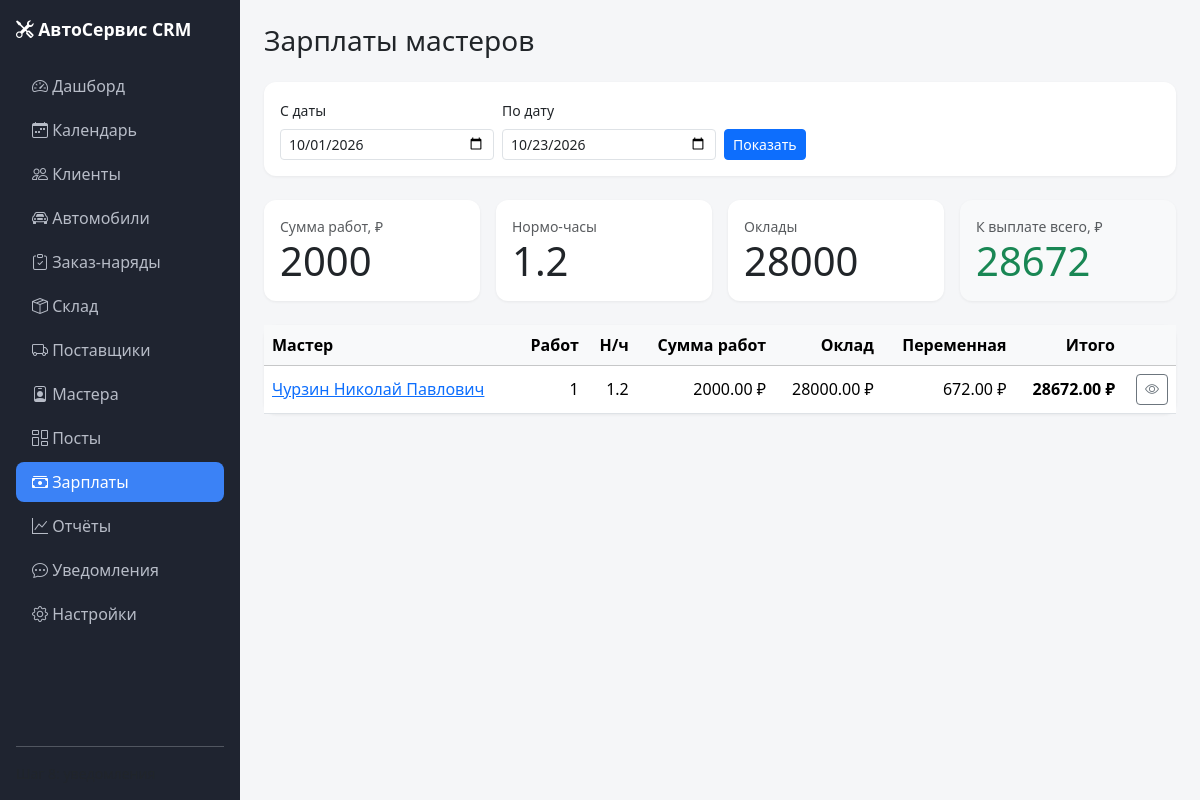
/salary, run on the app's committed database.
### models.py (models this page shows, shortened)
class Master(db.Model):
    __tablename__ = "masters"
    id = db.Column(db.Integer, primary_key=True)
    full_name = db.Column(db.String(200), nullable=False)
    specialization = db.Column(db.String(120))
    phone = db.Column(db.String(30))
    email = db.Column(db.String(120))
    hourly_rate = db.Column(db.Float, default=0)
    percent = db.Column(db.Float, default=0)
    salary_base = db.Column(db.Float, default=0)
    is_active = db.Column(db.Boolean, default=True)
    comment = db.Column(db.Text)
    created_at = db.Column(db.DateTime, default=lambda: datetime.now(timezone.utc))

### app.py (the view)
@app.route("/salary")
def salary_report():
    date_from, date_to = _read_period(request.args)
    masters = Master.query.order_by(Master.full_name).all()
    rows = []
    for m in masters:
        works = _works_for_master_period(m.id, date_from, date_to)
        totals = _calc_salary(m, works)
        rows.append({"master": m, **totals})
    grand = {
        "works_sum": sum(r["works_sum"] for r in rows),
        "hours_sum": sum(r["hours_sum"] for r in rows),
        "variable": sum(r["variable"] for r in rows),
        "base": sum(r["base"] for r in rows),
        "total": sum(r["total"] for r in rows),
    }
    return render_template("salary_report.html", rows=rows, grand=grand,
                           date_from=date_from.isoformat(), date_to=date_to.isoformat())

### app.py (called while the page is built)
@app.context_processor
def inject_globals():
    return {
        "ORDER_STATUSES": ORDER_STATUSES,
        "MOVEMENT_TYPES": MOVEMENT_TYPES,
        "MOVEMENT_COLORS": MOVEMENT_COLORS,
        "APPOINTMENT_STATUSES": APPOINTMENT_STATUSES,
        "APPOINTMENT_COLORS": APPOINTMENT_COLORS,
        "STATUS_COLORS": {
            "new": "secondary",
            "in_progress": "primary",
            "waiting_parts": "warning",
            "done": "info",
            "closed": "success",
            "canceled": "danger",
        },
    }

def _read_period(args):
    today = date.today()
    default_from = today.replace(day=1)
    default_to = today
    date_from = _parse_date(args.get("from")) or default_from
    date_to = _parse_date(args.get("to")) or default_to
    if date_from > date_to: date_from, date_to = date_to, date_from
    return date_from, date_to

def _parse_date(value):
    if not value: return None
    try: return datetime.strptime(value.strip(), "%Y-%m-%d").date()
    except ValueError: return None

def _works_for_master_period(master_id, date_from, date_to):
    start = datetime.combine(date_from, datetime.min.time())
    end = datetime.combine(date_to, datetime.max.time())
    return (OrderWork.query.join(Order, OrderWork.order_id == Order.id)
        .filter(OrderWork.master_id == master_id)
        .filter(Order.created_at >= start)
        .filter(Order.created_at <= end)
        .order_by(OrderWork.id.desc()).all())

def _calc_salary(master, works):
    works_sum = sum((w.price or 0) for w in works)
    hours_sum = sum((w.hours or 0) for w in works)
    bonus_percent = works_sum * (master.percent or 0) / 100.0
    hourly_part = hours_sum * (master.hourly_rate or 0)
    variable = max(bonus_percent, hourly_part)
    base = master.salary_base or 0
    return {"works_count": len(works), "works_sum": works_sum, "hours_sum": hours_sum,
            "bonus_percent": bonus_percent, "hourly_part": hourly_part,
            "variable": variable, "base": base, "total": base + variable}

### templates/salary_report.html (shortened to what this page needs)
{% extends "base.html" %}
{% block content %}
<h1 class="h3 mb-4">Зарплаты мастеров</h1>
<form method="get" class="card stat-card mb-4">
    <div class="card-body row g-2 align-items-end">
        <div class="col-md-3">
            <label class="form-label small">С даты</label>
            <input type="date" name="from" value="{{ date_from }}" class="form-control form-control-sm">
        </div>
        <div class="col-md-3">
            <label class="form-label small">По дату</label>
            <input type="date" name="to" value="{{ date_to }}" class="form-control form-control-sm">
        </div>
        <div class="col-md-3">
            <button class="btn btn-sm btn-primary">Показать</button>
        </div>
    </div>
</form>
<div class="row g-3 mb-4">
    <div class="col-md-3">
        <div class="card stat-card h-100"><div class="card-body">
            <div class="text-muted small">Сумма работ, ₽</div>
            <div class="display-6">{{ "%.0f"|format(grand.works_sum) }}</div>
        </div></div>
    </div>
    <div class="col-md-3">
        <div class="card stat-card h-100"><div class="card-body">
            <div class="text-muted small">Нормо-часы</div>
            <div class="display-6">{{ "%.1f"|format(grand.hours_sum) }}</div>
        </div></div>
    </div>
    <div class="col-md-3">
        <div class="card stat-card h-100"><div class="card-body">
            <div class="text-muted small">Оклады</div>
            <div class="display-6">{{ "%.0f"|format(grand.base) }}</div>
        </div></div>
    </div>
    <div class="col-md-3">
        <div class="card stat-card h-100 bg-light"><div class="card-body">
            <div class="text-muted small">К выплате всего, ₽</div>
            <div class="display-6 text-success">{{ "%.0f"|format(grand.total) }}</div>
        </div></div>
    </div>
</div>
<div class="card stat-card">
    <div class="table-responsive">
        <table class="table table-hover mb-0 align-middle">
            <thead class="table-light">
            <tr>
                <th>Мастер</th>
                <th class="text-end">Работ</th>
                <th class="text-end">Н/ч</th>
                <th class="text-end">Сумма работ</th>
                <th class="text-end">Оклад</th>
                <th class="text-end">Переменная</th>
                <th class="text-end">Итого</th>
                <th class="text-end"></th>
            </tr>
            </thead>
            <tbody>
            {% for r in rows %}
                <tr>
                    <td>
                        <a href="{{ url_for('master_detail', master_id=r.master.id) }}">
                            {{ r.master.full_name }}
                        </a>
                    </td>
                    <td class="text-end">{{ r.works_count }}</td>
                    <td class="text-end">{{ "%.1f"|format(r.hours_sum) }}</td>
                    <td class="text-end">{{ "%.2f"|format(r.works_sum) }} ₽</td>
                    <td class="text-end">{{ "%.2f"|format(r.base) }} ₽</td>
                    <td class="text-end">{{ "%.2f"|format(r.variable) }} ₽</td>
                    <td class="text-end fw-bold">{{ "%.2f"|format(r.total) }} ₽</td>
                    <td class="text-end">
                        <a href="{{ url_for('master_salary', master_id=r.master.id, **{'from': date_from, 'to': date_to}) }}"
                           class="btn btn-sm btn-outline-secondary">
                            <i class="bi bi-eye"></i>
                        </a>
                    </td>
                </tr>
            {% else %}
                <tr><td colspan="8" class="text-center text-muted py-4">Мастеров пока нет.</td></tr>
            {% endfor %}
            </tbody>
        </table>
    </div>
</div>
{% endblock %}

### static/css/style.css (style rules this page uses)
body { background: #f5f6f8; font-family: system-ui, -apple-system, "Segoe UI", Roboto, sans-serif; }
.stat-card { border: none; border-radius: .75rem; box-shadow: 0 1px 3px rgba(0, 0, 0, .06); }

### data on the page
Master: master.full_name "Чурзин Николай Павлович", works_count "1", hours_sum "1.2", works_sum "2000.00", base "28000.00", variable "672.00", total "28672.00"

### other printed values
{{ "%.0f"|format(grand.works_sum) }} "2000"
{{ "%.1f"|format(grand.hours_sum) }} "1.2"
{{ "%.0f"|format(grand.base) }} "28000"
{{ "%.0f"|format(grand.total) }} "28672"
